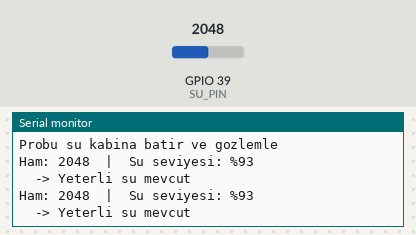
Simulated run of this sketch. Board: ESP32. Shown: the last lines printed to the serial monitor. The test bench sets the inputs (shaded band); at power-on: GPIO 39 (SU_PIN) = 2048.

Above: at 2.8 s.
2.9 s: GPIO 39 (SU_PIN) set to 703
At 5.2 s:
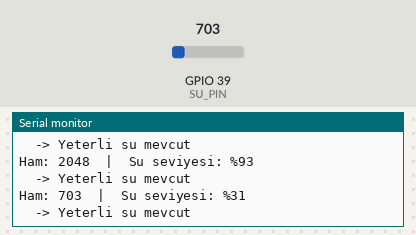
5.6 s: GPIO 39 (SU_PIN) set to 600
At 6.8 s:
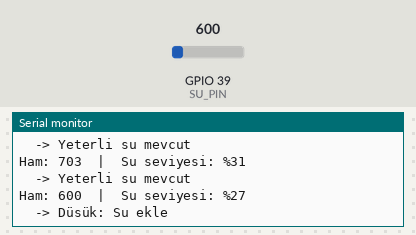
9.5 s: GPIO 39 (SU_PIN) set to 243
At 11.1 s:
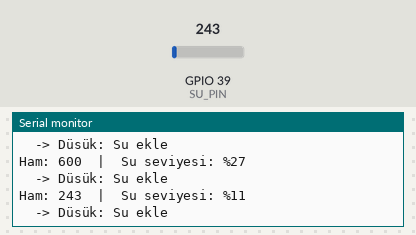
12.2 s: GPIO 39 (SU_PIN) set to 200
At 15.4 s:
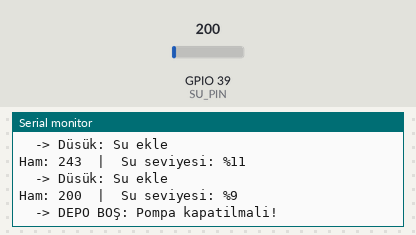
Timing chart, 0 to 16.9 s (numbered marks = the images above; inputs shaded):
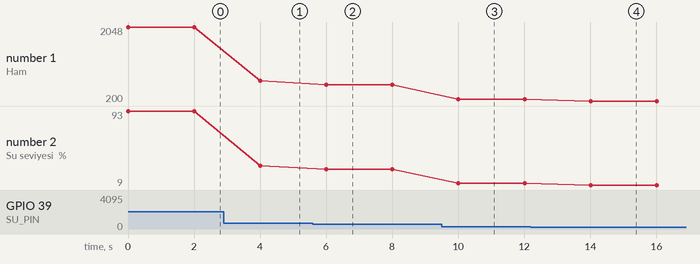

Measured:
- the behaviour switches between 660 and 659 on GPIO 39 (SU_PIN) (found by bisection; images 1 and 2)
- the behaviour switches between 220 and 219 on GPIO 39 (SU_PIN) (found by bisection; images 3 and 4)
- after the input at 2.9 s, the serial monitor: prints a new line after 1.1 s (image 1)
- after the input at 5.6 s, the serial monitor: prints a new line after 0.41 s (image 2)
- after the input at 9.5 s, the serial monitor: prints a new line after 0.51 s (image 3)
- after the input at 12.2 s, the serial monitor: prints a new line after 1.8 s (image 4)
- plotted number 1: 2048 → 703 after the input at 2.9 s, 703 → 600 after the input at 5.6 s, 600 → 243 after the input at 9.5 s, 243 → 200 after the input at 12.2 s
- plotted number 2: 93 → 31 after the input at 2.9 s, 31 → 27 after the input at 5.6 s, 27 → 11 after the input at 9.5 s, 11 → 9 after the input at 12.2 s

The sketch:

26-esp32-su-seviye.ino
```cpp
// Ref: docs/esp32-d1r32-calisma-plani.md
// Faz 2 — Modül 26: ESP32 Su Seviye Sensörü
//
// Baglanti:
//   Sensör VCC  → 3.3V   (🟠 turuncu)
//   Sensör GND  → GND    (⚫ siyah)
//   Sensör AO   → GPIO39 (🔵 mavi)   [D1 R32'de A1 etiketi = VN]
//
// Neden GPIO39?
//   ADC1, WiFi güvenli. Giriş-only pin — sensör okuma için yeterli.
//
// Ziraat bağlamı:
//   Su seviye sensörü = depo güvenlik sistemi.
//   Depo boşken pompa çalışırsa motor yanar (kuru çalışma).
//   Bu sensör o korumayı sağlar.
//
// Board: WEMOS D1 MINI ESP32 | Baud: 115200

const int SU_PIN = 39;    // GPIO39 = VN = D1 R32 A1

// Kalibrasyon — kendi probunla olc:
//   Havada: Ham ~0  |  Tam suda: Ham ~1500-2200
const int BOŞ_DEĞER = 0;      // Proba hava (depo bos)
const int DOLU_DEĞER = 2200;  // Proba tam suya batik (depo dolu)

void setup() {
  Serial.begin(115200);
  Serial.println("Su seviye sensoru — ESP32 D1 R32");
  Serial.println("VCC=3.3V, AO=GPIO39");
  Serial.println("Probu su kabina batir ve gozlemle");
}

void loop() {
  int ham = analogRead(SU_PIN);
  int yuzde = map(constrain(ham, BOŞ_DEĞER, DOLU_DEĞER),
                  BOŞ_DEĞER, DOLU_DEĞER, 0, 100);

  Serial.print("Ham: ");
  Serial.print(ham);
  Serial.print("  |  Su seviyesi: %");
  Serial.println(yuzde);

  if (yuzde < 10) {
    Serial.println("  -> DEPO BOŞ: Pompa kapatilmali!");
  } else if (yuzde < 30) {
    Serial.println("  -> Düsük: Su ekle");
  } else {
    Serial.println("  -> Yeterli su mevcut");
  }

  delay(2000);
}
```
